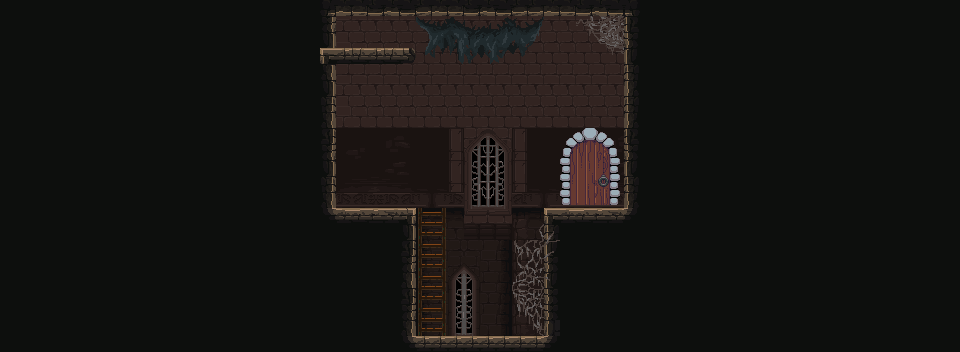

Rendered tile map (Tiled .tmx) drawn with the repository's tilesets; below, a short description and the map source with its tile grids summarised:
An orthogonal 60x22 tile map with 16x16 px tiles, 7 tile layers (bg3, bg2, bg, collision, ...), 5 tilesets and 35 objects (8x hulls, 3x entrance, 2x zone, exit, hive, ...).

<map version="1.4" tiledversion="1.4.1" orientation="orthogonal" renderorder="right-down" compressionlevel="0" width="60" height="22" tilewidth="16" tileheight="16" infinite="0" nextlayerid="17" nextobjectid="65">
 <editorsettings>
  <export target="../assets/world/i1s1a.json" format="json" />
 </editorsettings>
 <tileset firstgid="1" name="decorative" tilewidth="16" tileheight="16" tilecount="1024" columns="32">
  <image source="tilesets/PF_Caslte_1.0/decorative.png" width="512" height="512" />
 </tileset>
 <tileset firstgid="1025" name="mainlevbuild_A" tilewidth="16" tileheight="16" tilecount="4096" columns="64">
  <image source="tilesets/PF_Caslte_1.0/mainlevbuild_A.png" width="1024" height="1024" />
 </tileset>
 <tileset firstgid="5121" name="mainlevbuild_B" tilewidth="16" tileheight="16" tilecount="2560" columns="64">
  <image source="tilesets/PF_Caslte_1.0/mainlevbuild_B.png" width="1024" height="640" />
 </tileset>
 <tileset firstgid="7681" name="collision" tilewidth="16" tileheight="16" tilecount="64" columns="8">
  <image source="collision.png" width="128" height="128" />
  <tile id="0">
   <properties>
    <property name="collides" type="bool" value="true" />
   </properties>
   <objectgroup draworder="index" id="2">
    <object id="1" x="0" y="0">
     <polygon points="0,0 16,0 16,16 0,16" />
    </object>
   </objectgroup>
  </tile>
  <tile id="1">
   <properties>
    <property name="collides" type="bool" value="true" />
   </properties>
   <objectgroup draworder="index" id="2">
    <object id="1" x="0" y="16">
     <polygon points="0,0 16,-16 16,0" />
    </object>
   </objectgroup>
  </tile>
  <tile id="2">
   <properties>
    <property name="collides" type="bool" value="true" />
   </properties>
   <objectgroup draworder="index" id="2">
    <object id="1" x="0" y="0">
     <polygon points="0,0 16,0 16,16" />
    </object>
   </objectgroup>
  </tile>
  <tile id="3">
   <properties>
    <property name="collides" type="bool" value="true" />
   </properties>
   <objectgroup draworder="index" id="2">
    <object id="1" x="0" y="0">
     <polygon points="0,0 16,16 0,16" />
    </object>
   </objectgroup>
  </tile>
  <tile id="4">
   <properties>
    <property name="collides" type="bool" value="true" />
   </properties>
  </tile>
  <tile id="5">
   <properties>
    <property name="collides" type="bool" value="true" />
   </properties>
   <objectgroup draworder="index" id="3">
    <object id="2" x="0" y="16">
     <polygon points="0,0 16,-9 16,0" />
    </object>
   </objectgroup>
  </tile>
  <tile id="6">
   <properties>
    <property name="collides" type="bool" value="true" />
   </properties>
   <objectgroup draworder="index" id="2">
    <object id="1" x="0" y="7">
     <polygon points="0,0 16,9 0,9" />
    </object>
   </objectgroup>
  </tile>
  <tile id="7">
   <properties>
    <property name="collides" type="bool" value="true" />
   </properties>
   <objectgroup draworder="index" id="2">
    <object id="1" x="16" y="0">
     <polygon points="0,0 -9,16 0,16" />
    </object>
   </objectgroup>
  </tile>
  <tile id="8">
   <properties>
    <property name="collides" type="bool" value="true" />
   </properties>
   <objectgroup draworder="index" id="2">
    <object id="1" x="0" y="0">
     <polygon points="0,0 9,16 0,16" />
    </object>
   </objectgroup>
  </tile>
  <tile id="9">
   <properties>
    <property name="collides" type="bool" value="true" />
   </properties>
   <objectgroup draworder="index" id="2">
    <object id="1" x="7" y="0">
     <polygon points="0,0 9,16 9,0" />
    </object>
   </objectgroup>
  </tile>
  <tile id="10">
   <properties>
    <property name="collides" type="bool" value="true" />
   </properties>
   <objectgroup draworder="index" id="2">
    <object id="2" x="0" y="0">
     <polygon points="0,0 9,0 0,16" />
    </object>
   </objectgroup>
  </tile>
  <tile id="11">
   <properties>
    <property name="collides" type="bool" value="true" />
   </properties>
   <objectgroup draworder="index" id="2">
    <object id="1" x="8" y="0">
     <polygon points="0,0 8,0 8,16 0,16" />
    </object>
   </objectgroup>
  </tile>
  <tile id="12">
   <properties>
    <property name="collides" type="bool" value="true" />
   </properties>
   <objectgroup draworder="index" id="2">
    <object id="1" x="0" y="0">
     <polygon points="0,0 8,0 8,16 0,16" />
    </object>
   </objectgroup>
  </tile>
  <tile id="13">
   <properties>
    <property name="collides" type="bool" value="true" />
   </properties>
   <objectgroup draworder="index" id="2">
    <object id="1" x="0" y="0">
     <polygon points="0,0 16,0 16,9" />
    </object>
   </objectgroup>
  </tile>
  <tile id="14">
   <properties>
    <property name="collides" type="bool" value="true" />
   </properties>
   <objectgroup draworder="index" id="2">
    <object id="1" x="0" y="0">
     <polygon points="0,0 16,0 0,9" />
    </object>
   </objectgroup>
  </tile>
  <tile id="15">
   <properties>
    <property name="collides" type="bool" value="true" />
   </properties>
   <objectgroup draworder="index" id="2">
    <object id="1" x="0" y="8">
     <polygon points="0,0 16,0 16,8 0,8" />
    </object>
   </objectgroup>
  </tile>
  <tile id="16">
   <properties>
    <property name="collides" type="bool" value="true" />
   </properties>
   <objectgroup draworder="index" id="2">
    <object id="1" x="0" y="8">
     <polygon points="0,0 16,0 16,-8 0,-8" />
    </object>
   </objectgroup>
  </tile>
 </tileset>
 <tileset firstgid="7745" name="tile_custom" tilewidth="16" tileheight="16" tilecount="4096" columns="64">
  <image source="../assets/world/tile_custom.png" width="1024" height="1024" />
 </tileset>
 <layer id="4" name="bg3" width="60" height="22">
  <data>[1320 cells, 0 non-empty, 0 distinct tile ids]</data>
 </layer>
 <layer id="5" name="bg2" width="60" height="22">
  <data>[1320 cells, 420 non-empty, 186 distinct tile ids]</data>
 </layer>
 <layer id="6" name="bg" width="60" height="22">
  <data>[1320 cells, 1088 non-empty, 62 distinct tile ids]</data>
 </layer>
 <layer id="7" name="collision" width="60" height="22">
  <data>[1320 cells, 0 non-empty, 0 distinct tile ids]</data>
 </layer>
 <layer id="1" name="fg" width="60" height="22">
  <data>[1320 cells, 65 non-empty, 65 distinct tile ids]</data>
 </layer>
 <layer id="2" name="fg_hidden" width="60" height="22">
  <data>[1320 cells, 0 non-empty, 0 distinct tile ids]</data>
 </layer>
 <layer id="3" name="fg_breakable" width="60" height="22">
  <data>[1320 cells, 0 non-empty, 0 distinct tile ids]</data>
 </layer>
 <objectgroup id="15" name="npcs" />
 <objectgroup id="14" name="enemies" />
 <objectgroup id="13" name="spawns" />
 <objectgroup id="12" name="exit">
  <object id="2" name="west1" type="entrance" x="336" y="144" width="32" height="32" />
  <object id="11" name="door1" type="entrance" x="576" y="160" width="32" height="32" />
  <object id="12" name="door1" type="exit" x="560" y="112" width="64" height="96">
   <properties>
    <property name="manualTrigger" type="bool" value="true" />
    <property name="targetExit" value="west1" />
    <property name="targetMap" value="i1s2" />
   </properties>
  </object>
  <object id="50" name="west1b" type="entrance" x="464" y="272" width="32" height="32" />
 </objectgroup>
 <objectgroup id="9" name="objects">
  <object id="3" name="hive1" type="hive" x="512" y="32" width="32" height="32">
   <properties>
    <property name="bugsMax" type="int" value="5" />
   </properties>
  </object>
  </objectgroup>
 <objectgroup id="10" name="triggers">
  <!-- 4 objects omitted --></objectgroup>
 <objectgroup color="#00ff00" id="8" name="hulls">
  <!-- 8 objects omitted --></objectgroup>
 <objectgroup id="16" name="pathing" />
</map>
<!-- 14 of 35 objects omitted -->
